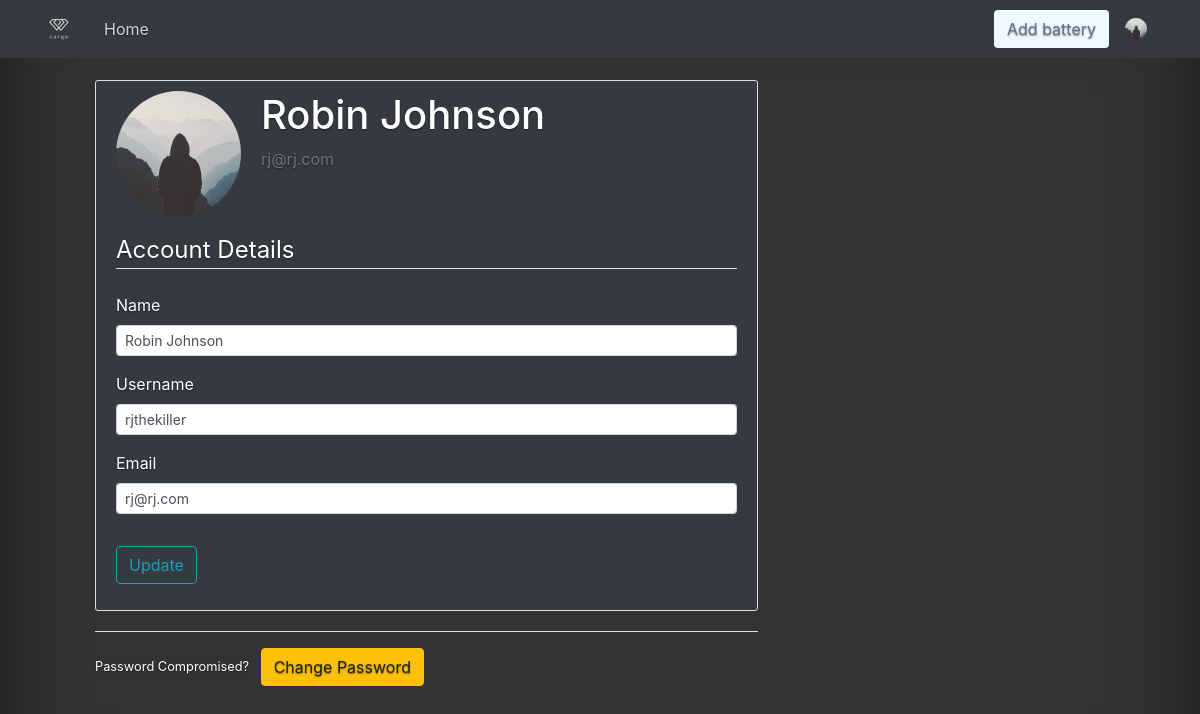
Page /account (signed in) on the committed database.
### bms/models.py (models this page shows, shortened)
class User(db.Model):
    id = db.Column(db.Integer, primary_key=True)
    name = db.Column(db.String, nullable=False)
    username = db.Column(db.String(20), unique=True, nullable=False)
    email = db.Column(db.String(30), unique=True, nullable=False)
    password = db.Column(db.String(100), nullable=False)
    batteries = db.relationship('Battery', backref='owner', lazy=True)

### bms/routes.py (the view)
@application.route('/account', methods=['GET', 'POST'])
def account():
    username = request.cookies.get('email')
    if username:
        user = User.query.filter_by(email=username).first()
        form = UpdateAccountForm()
        if form.validate_on_submit():
            user.email = form.email.data
            user.name = form.name.data
            user.username = form.username.data
            db.session.commit()
            flash("Account Information Updated Successfully!", "success")
            resp = make_response(redirect('/account'))
            resp.set_cookie('email', form.email.data)
            return resp
        elif request.method == 'GET':
            form.email.data = user.email
            form.name.data = user.name
            form.username.data = user.username
        return render_template('account.html', username=username, form=form, user=user, title='Account')
    return redirect(url_for('login', next=request.endpoint))

### bms/forms.py
class UpdateAccountForm(FlaskForm):
    name = StringField('Name', validators=[Length(min=2, max=30)])
    username = StringField('Username', validators=[Length(min=2, max=20)])
    email = StringField('Email', validators=[Email()])
    prev_username = StringField('username_prev')
    prev_email = StringField('email_prev')
    submit = SubmitField('Update')

### bms/templates/account.html (shortened to what this page needs)
{% extends "layout.html" %}
{% block content %}
    <main role="main" class="container">
        <div class="row">
        <div class="col-lg-8">
<div class="content-section bg-dark text-white">
  <div class="media">
    <img class="rounded-circle account-img" src="{{ url_for('static', filename='images/default.jpg') }}">
    <div class="media-body">
      <h2 class="account-heading text-white">{{ user.name }}</h2>
      <p class="text-secondary">{{ user.email }}</p>
    </div>
  </div>
    <form method="POST" action="">
            <fieldset class="form-group">
                <legend class="border-bottom mb-4">Account Details</legend>
                <div class="form-group">
                    {{ form.name.label(class="form-control-label") }}
                    {% if form.name.errors %}
                        {{ form.name(class="form-control form-control-sm is-invalid") }}
                        <div class="invalid-feedback">
                            {% for error in form.name.errors %}
                                <span>{{ error }}</span>
                            {% endfor %}
                        </div>
                    {% else %}
                        {{ form.name(class="form-control form-control-sm") }}
                    {% endif %}
                </div>
                <div class="form-group">
                    {{ form.username.label(class="form-control-label") }}
                    {% if form.username.errors %}
                        {{ form.username(class="form-control form-control-sm is-invalid") }}
                        <div class="invalid-feedback">
                            {% for error in form.username.errors %}
                                <span>{{ error }}</span>
                            {% endfor %}
                        </div>
                    {% else %}
                        {{ form.username(class="form-control form-control-sm") }}
                    {% endif %}
                </div>
                <div class="form-group">
                    {{ form.email.label(class="form-control-label") }}
                    {% if form.email.errors %}
                        {{ form.email(class="form-control form-control-sm is-invalid") }}
                        <div class="invalid-feedback">
                            {% for error in form.email.errors %}
                                <span>{{ error }}</span>
                            {% endfor %}
                        </div>
                    {% else %}
                        {{ form.email(class="form-control form-control-sm") }}
                    {% endif %}
                </div>
            </fieldset>
            <div class="form-group">
                {{ form.submit(class="btn btn-outline-info") }}
            </div>
        </form>
    </div>
<div class="border-top pt-3">
        <small class="text-white">
            Password Compromised? <a class="btn btn-warning ml-2" href="{{ url_for('changepassword') }}">Change Password</a>
        </small>
    </div>
        </div>
        </div>
    </main>
{% endblock %}

### bms/static/main.css (style rules this page uses)
body { background: #fafafa; color: #333333; padding: 5rem; }
h1, h2, h3, h4, h5, h6 { color: #444444; }
.content-section { background: #ffffff; padding: 10px 20px; border: 1px solid #dddddd; border-radius: 3px; margin-bottom: 20px; position: relative; }
.account-img { height: 125px; width: 125px; margin-right: 20px; margin-bottom: 16px; }
.account-heading { font-size: 2.5rem; }

### bms/templates/layout.html (style rules this page uses)
a, a:focus, a:hover { color: #fff; }
html, body { height: 100%; background-color: #333; }
body { display: -ms-flexbox; display: flex; color: #fff; text-shadow: 0 .05rem .1rem rgba(0, 0, 0, .5); box-shadow: inset 0 0 5rem rgba(0, 0, 0, .5); }

### rows in the picture
User: name "Robin Johnson", email "rj@rj.com", username "rjthekiller"
